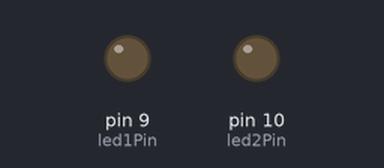
Bench run of a sketch on a simulated Arduino Uno, built with avr-gcc and run on an emulated ATmega328P. Shown: output pins drawn as LEDs (lit = HIGH).

Above: at 0.15 s.
Timing chart, 0 to 1.6 s (numbered marks = the images above):
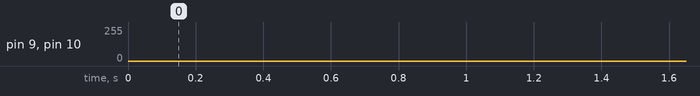

The sketch:

Exercise6_1.ino
```cpp
/*
  Fading
  fading two LEDs slowly on and off

  This example is part of the Fritzing Creator Kit: www.fritzing.org/creator-kit.
*/

int led1Pin = 9;                                                  // led1Pin is declared
int led2Pin = 10;                                                 // led2Pin is declared

void setup(){
  // no need to declare the analog output in the setup
}

void loop(){
  for(int fadeValue = 0; fadeValue <= 255; fadeValue += 5) {      // fadeValue is counted up in steps of five
    analogWrite(led1Pin, fadeValue);                              // and sent to the led as an analog value
    analogWrite(led2Pin, 255-fadeValue);                          // 255-fadeValue produces the opposite fading behavior
    delay(2);                                                     // short stop
  }
  for(int fadeValue = 255; fadeValue >= 0; fadeValue -= 5) {      // fadeValue is counted down in steps of five
    analogWrite(led1Pin, fadeValue);                              // and sent to the led as an analog value
    analogWrite(led2Pin, 255-fadeValue);                          // 255-fadeValue produces the opposite fading behavior
    delay(2);                                                     // short stop
  }
}
```
